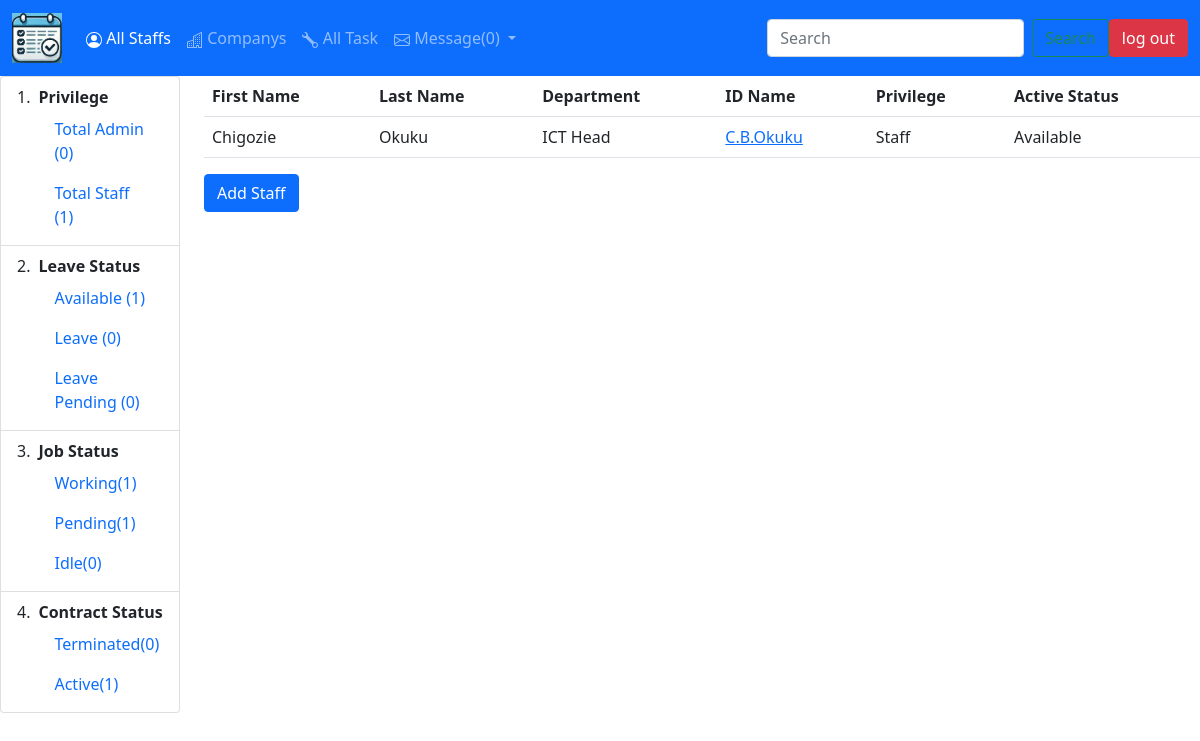
Page /all-staffs/None (signed in) on the committed database.
### main.py (models this page shows)
class User(db.Model, UserMixin):
    __tablename__ = 'users'
    id = db.Column(db.Integer, primary_key=True)
    email = db.Column(db.String(30), unique=True, nullable=False)
    position = db.Column(db.String(30),  nullable=False)
    privilege = db.Column(db.String(30),  nullable=False)
    first_name = db.Column(db.String(30),  nullable=False)
    middle_name = db.Column(db.String(30))
    last_name = db.Column(db.String(30),  nullable=False)
    id_name = db.Column(db.String(30),  nullable=False)
    picture = db.Column(db.String(30), default='profilepic.png')
    password = db.Column(db.String(300), nullable=False)
    calendar = relationship("Calendar", back_populates='staff', lazy='subquery')
    contract = db.Column(db.String(30), nullable=False)
    pending = db.Column(db.String(30))
    working = db.Column(db.String(30))
    reject = db.Column(db.String(30))
    comment = relationship("Comment", back_populates='author_name', lazy='subquery')

class Calendar(db.Model):
    __tablename__ = 'calendar'
    id = db.Column(db.Integer, primary_key=True)
    staff_id = db.Column(db.Integer, db.ForeignKey('users.id'))
    staff = relationship("User", back_populates='calendar', lazy='subquery')
    reason = db.Column(db.String(500))
    status = db.Column(db.String(30), nullable=False)
    start = db.Column(db.String(30))
    stop = db.Column(db.String(30))

### main.py (the view, shortened to what this page needs)
@app.route('/all-staffs/<category>', methods=['POST', 'GET'])
@login_required
@admin_only
def all_staffs(category):
    with app.app_context():
        data1 = db.session.query(User).filter(User.id != 1)
        for staff in data1:
            update = leave_calculator(staff)
            if update:
                db.session.add(update)
        db.session.commit()
        data1 = db.session.query(User).filter(User.id != 1)
    details = all_staff_stats(data1)
    if category != "None":
        data1 = details[category][0]
    return render_template('all_staffs.html', staffs=data1, webpage='staff', num_mail=mail_counter(), details=details)

### main.py (called while the page is built)
@login_manager.user_loader
def load_user(user_id):
    return db.get_or_404(User, user_id)

def mail_counter():
    messages = db.session.query(Messages).all()
    messages = [message for message in messages if message.receiver == current_user.id_name]
    messages = [message for message in messages if message.read is False]
    return len(messages)

def admin_only(funct):
    @wraps(funct)
    def decorated_function(*args, **kwargs):
        if current_user.privilege != 'Administrator':
            return abort(403, "You don't have access to URL")
        return funct(*args, **kwargs)
    return decorated_function

def leave_calculator(staff):
    if len(staff.calendar) > 0 and staff.calendar[-1].stop is not None:
        calendar = staff.calendar[-1]
        resume = datetime.strptime(calendar.stop, "%b %d, %Y %H %m")
        if calendar.status == 'Approved' and datetime.now() > resume:
            day = 6 - resume.weekday()
            if day in (1, 2):
                resume = resume + timedelta(days=day)
            else:
                resume = resume + timedelta(days=1)
            resume = datetime.strftime(resume, "%b %d, %Y %H %m")
            available_work = Calendar(staff=staff,
                                    start=resume,
                                    status='Available')
            return available_work
        else:
            return False
    else:
        return False

### templates/all_staffs.html (shortened to what this page needs)
{% extends 'header.html'%}
{% block content %}
<div class="row">
    <div class="col-2">
<ul class="list-group list-group-numbered">
  <li class="list-group-item d-flex justify-content-between align-items-start">
    <div class="ms-2 me-auto">
      <div class="fw-bold">Privilege</div>
      <a class="nav-link active" aria-current="page" href="{{url_for('all_staffs', category='ad')}}">Total Admin ({{details['ad'][1]}})</a>
    <a class="nav-link active" aria-current="page" href="{{url_for('all_staffs', category='st')}}">Total Staff ({{details['st'][1]}})</a>
    </div>
  </li>
  <li class="list-group-item d-flex justify-content-between align-items-start">
    <div class="ms-2 me-auto">
      <div class="fw-bold">Leave Status</div>
      <a class="nav-link active" aria-current="page" href="{{url_for('all_staffs', category='av')}}">Available ({{details['av'][1]}})</a>
    <a class="nav-link active" aria-current="page" href="{{url_for('all_staffs', category='lv')}}">Leave ({{details['lv'][1]}})</a>
    <a class="nav-link active" aria-current="page" href="{{url_for('all_staffs', category='lp')}}">Leave Pending ({{details['lp'][1]}})</a>
    </div>
  </li>
  <li class="list-group-item d-flex justify-content-between align-items-start">
    <div class="ms-2 me-auto">
      <div class="fw-bold">Job Status</div>
      <a class="nav-link active" aria-current="page" href="{{url_for('all_staffs', category='wk')}}"> Working({{details['wk'][1]}})</a>
    <a class="nav-link active" aria-current="page" href="{{url_for('all_staffs', category='wp')}}">Pending({{details['wp'][1]}})</a>
        <a class="nav-link active" aria-current="page" href="{{url_for('all_staffs', category='id')}}">Idle({{details['id'][1]}})</a>
    </div>
    <span class="badge text-bg-primary rounded-pill">14</span>
  </li>
    <li class="list-group-item d-flex justify-content-between align-items-start">
    <div class="ms-2 me-auto">
      <div class="fw-bold">Contract Status</div>
      <a class="nav-link active" aria-current="page" href="{{url_for('all_staffs', category='tm')}}"> Terminated({{details['tm'][1]}})</a>
    <a class="nav-link active" aria-current="page" href="{{url_for('all_staffs', category='ac')}}">Active({{details['ac'][1]}})</a>
    </div>
  </li>
</ul>
</div>
<div class="col-10">
<table class="table table-hover" >
    <tr>
      <th>First Name</th>
      <th>Last Name</th>
      <th>Department</th>
      <th>ID Name</th>
      <th>Privilege</th>
      <th>Active Status</th>
        </tr>
        {% for details in staffs %}
        <tr>
            <td>{{details.first_name}}</td>
            <td>{{details.last_name}}</td>
            <td>{{details.position}}</td>
            <td><a href="{{url_for('staffprofile', staff=details.id)}}">{{details.id_name}}</a></td>
            <td>{{details.privilege}}</td>
            {% if details.calendar|length > 0 %}
                <td>{{details.calendar[-1].status}}</td>
            {% else %}
              <td>Available</td>
            {% endif %}
        </tr>
        {% endfor %}
  </table>
    <div class="dropdown-content">
        <div class='col-2'>
            <a href="{{url_for('addUser')}}"><button type="button" class="btn btn-primary">Add Staff</button></a>
        </div>
    </div>
 </div>
</div>
{% endblock %}

### rows in the picture
User: first_name "Chigozie", last_name "Okuku", position "ICT Head", id_name "C.B.Okuku", privilege "Staff", status "Available"

### other values in the picture
{{ num_mail }} "0"
{{ details['ad'][1] }} "0"
{{ details['st'][1] }} "1"
{{ details['av'][1] }} "1"
{{ details['lv'][1] }} "0"
{{ details['lp'][1] }} "0"
{{ details['wk'][1] }} "1"
{{ details['wp'][1] }} "1"
{{ details['id'][1] }} "0"
{{ details['tm'][1] }} "0"
{{ details['ac'][1] }} "1"
